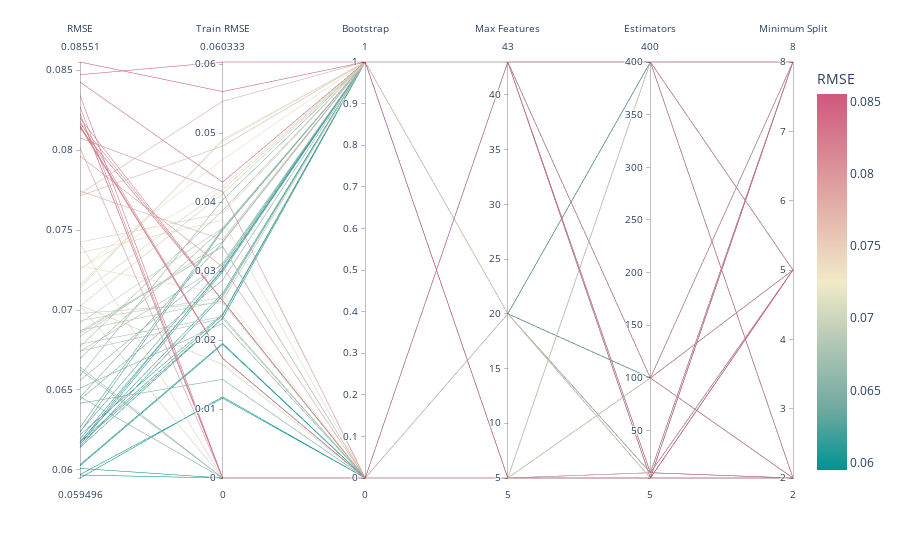

Notebook code for this chart:
### Markdown cell above
### Parallel Coordinates Plot of Hyperparameters

### Code cell
# had to 'pip install "notebook>=5.3" "ipywidgets>=7.2"' for this to show up.
fit_plot = cvrse_df[['test_rmse', 'train_rmse', 'bootstrap', 'max_features', 'n_estimators', 'min_samples_split']].copy()
fit_plot['bootstrap'] = [1 if i else 0 for i in fit_plot['bootstrap']]
fit_plot['max_features'] = [43 if i == 'auto' else i for i in fit_plot['max_features']]
fig = px.parallel_coordinates(fit_plot, color = 'test_rmse', 
                              labels = {'test_rmse': 'RMSE', 
                                        'train_rmse': 'Train RMSE', 
                                        'bootstrap': 'Bootstrap', 
                                        'max_features': 'Max Features', 
                                        'n_estimators': 'Estimators',
                                        'min_samples_split': 'Minimum Split'}, 
                              color_continuous_scale = px.colors.diverging.Tealrose)
fig.show()
